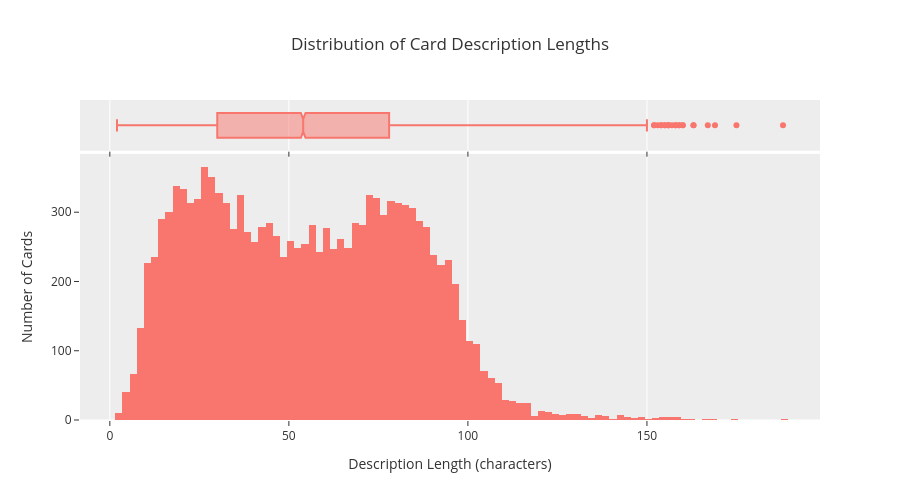

Notebook code for this chart:
### Code cell
fig = px.histogram(
    data, 
    x='desc_length',
    title='Distribution of Card Description Lengths',
    height=500,
    template='ggplot2',
    # nbins=50,  
    marginal='box'
)
fig.update_yaxes(showgrid=False)
fig.update_layout(xaxis_title='Description Length (characters)', yaxis_title='Number of Cards')
fig.show()

### Figure 1 — Plotly figure (JSON) as saved in the notebook; plotly's stock layout.template omitted (floating-point values rounded to 4 significant figures; data arrays with more than 128 entries replaced by an {"elided": "..."} marker saying what was removed)
{"data": [{"bingroup": "x", "hovertemplate": "desc_length=%{x}<br>count=%{y}<extra></extra>", "legendgroup": "", "marker": {"color": "#F8766D", "pattern": {"shape": ""}}, "name": "", "orientation": "v", "showlegend": false, "type": "histogram", "x": {"elided": "13476 int values"}, "xaxis": "x", "yaxis": "y"}, {"hovertemplate": "desc_length=%{x}<extra></extra>", "legendgroup": "", "marker": {"color": "#F8766D"}, "name": "", "notched": true, "showlegend": false, "type": "box", "x": {"elided": "13476 int values"}, "xaxis": "x2", "yaxis": "y2"}], "layout": {"barmode": "relative", "height": 500, "legend": {"tracegroupgap": 0}, "title": {"text": "Distribution of Card Description Lengths"}, "xaxis": {"anchor": "y", "domain": [0, 1], "title": {"text": "Description Length (characters)"}}, "xaxis2": {"anchor": "y2", "domain": [0, 1], "matches": "x", "showticklabels": false}, "yaxis": {"anchor": "x", "domain": [0, 0.8316], "showgrid": false, "title": {"text": "Number of Cards"}}, "yaxis2": {"anchor": "x2", "domain": [0.8416, 1], "matches": "y2", "showgrid": false, "showline": false, "showticklabels": false, "ticks": ""}}}
